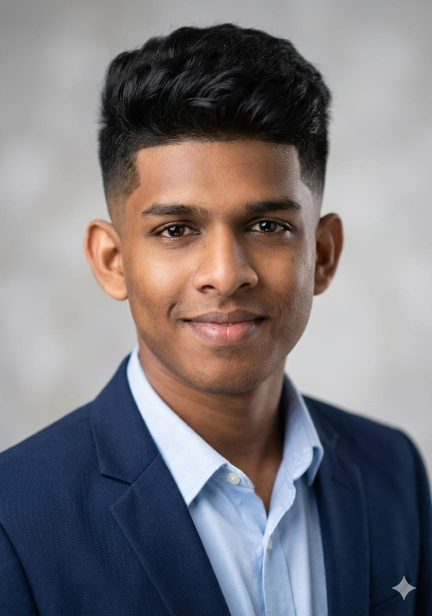
#> input picture assets/input.jpg, 864 x 1232 px (shown at 1/2 size)
$ python t1.py
#> lines starting #> are read from the running program, lines starting #| are printed output that depends on the picture
import cv2

img = cv2.imread('assets/input.jpg',1)
#> img is the input picture: shape (1232, 864, 3); mean B, G, R 123.3, 119.3, 123.2
img = cv2.resize(img, (0,0), fx=0.5, fy=0.5)
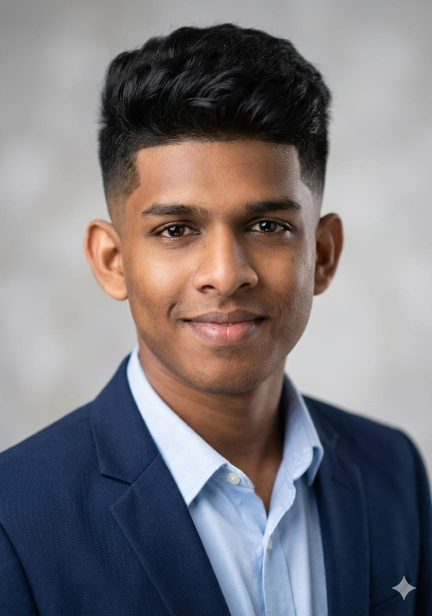
#> img: shape (616, 432, 3); mean B, G, R 123.4, 119.4, 123.3
img = cv2.rotate(img, cv2.ROTATE_90_CLOCKWISE)
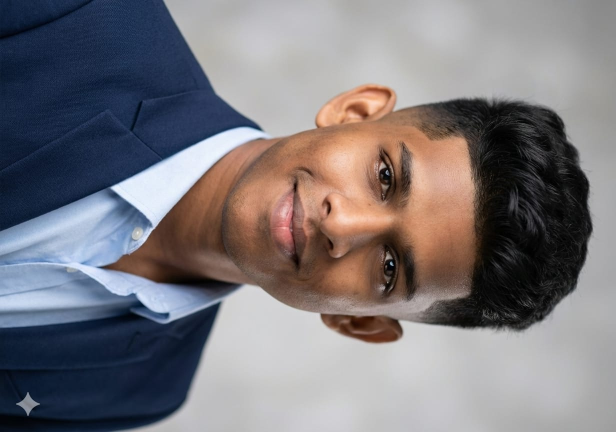
#> img: shape (432, 616, 3); mean B, G, R 123.4, 119.4, 123.3

cv2.imwrite('assets/output.jpg', img)

cv2.imshow('Image', img)
cv2.waitKey(0)
cv2.destroyAllWindows()

$ run again, with assets/soccer_practice.jpg copied over assets/input.jpg
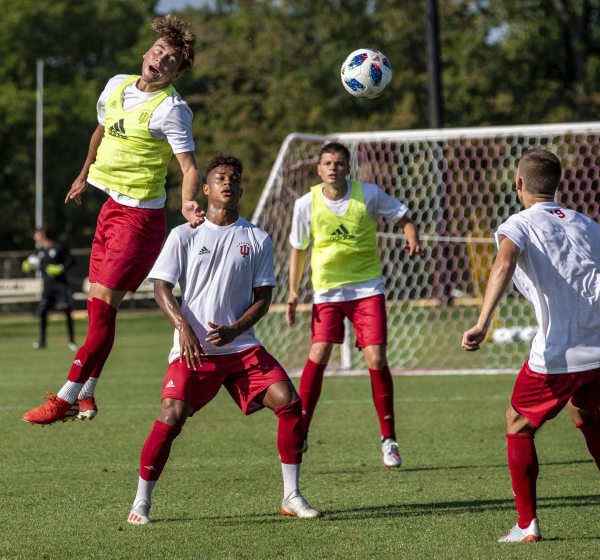
#> input picture assets/soccer_practice.jpg, 1200 x 1119 px (shown at 1/2 size)
#> img is the input picture: shape (1119, 1200, 3); mean B, G, R 70.9, 96, 102.6
#> `img = cv2.resize(img, (0,0), fx=0.5, fy=0.5)`:
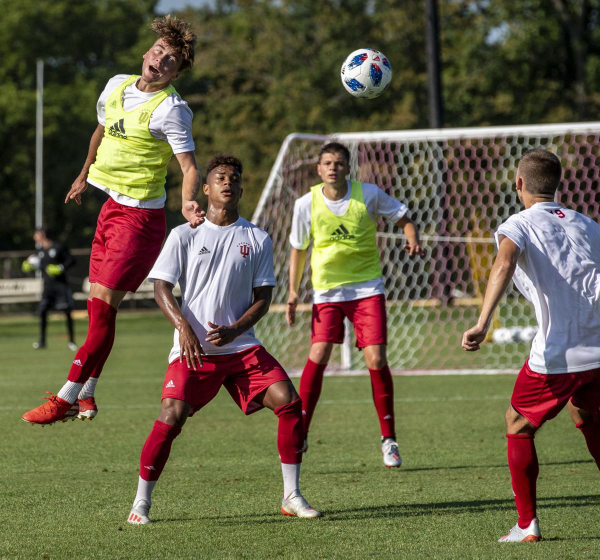
#> img: shape (560, 600, 3); mean B, G, R 71.1, 96.1, 102.7
#> `img = cv2.rotate(img, cv2.ROTATE_90_CLOCKWISE)`:
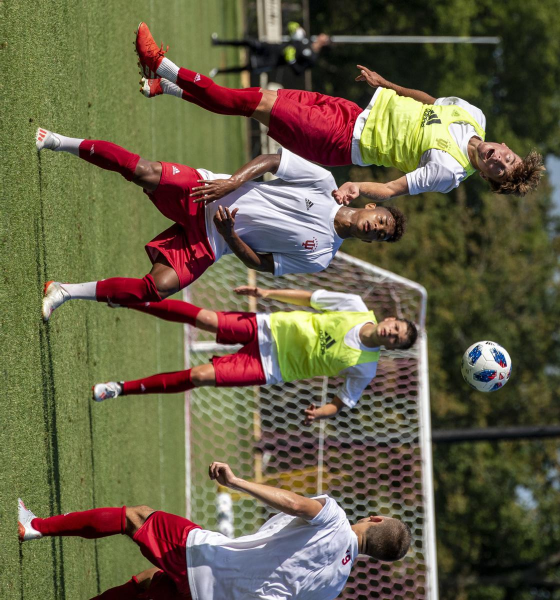
#> img: shape (600, 560, 3); mean B, G, R 71.1, 96.1, 102.7
